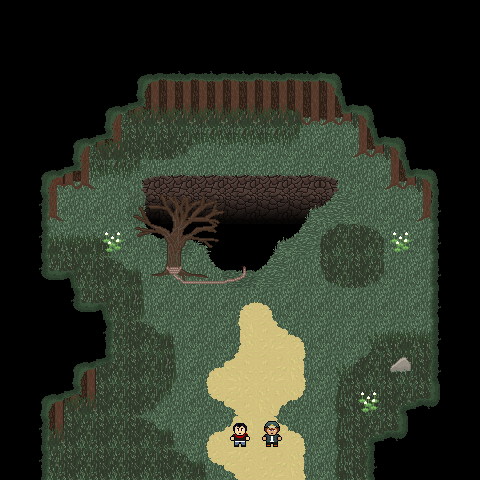

This is a level from a 2D game, rendered from its Tiled map with the project's own tilesets. A one-line summary and the map file follow, with tile-layer data summarised:
An orthogonal 15x15 tile map with 32x32 px tiles, 7 tile layers (Ground Layer, Ground Layer 2, Fauna, Player Layer, ...), 3 tilesets.

<map version="1.0" orientation="orthogonal" renderorder="right-down" width="15" height="15" tilewidth="32" tileheight="32" nextobjectid="1">
 <tileset firstgid="1" name="Ramsestileset" tilewidth="32" tileheight="32">
  <image source="../Tilesets/Ramsestileset.png" width="480" height="800" />
 </tileset>
 <tileset firstgid="376" name="Leon" tilewidth="32" tileheight="32">
  <image source="../Sprites/Leon.png" width="96" height="128" />
  <tile id="1">
   <animation>
    <frame tileid="1" duration="400" />
    <frame tileid="2" duration="400" />
    <frame tileid="1" duration="400" />
    <frame tileid="0" duration="400" />
   </animation>
  </tile>
 </tileset>
 <tileset firstgid="388" name="Veldes" tilewidth="32" tileheight="32">
  <image source="../Sprites/Veldes.png" width="192" height="256" />
  <tile id="1">
   <animation>
    <frame tileid="1" duration="400" />
    <frame tileid="2" duration="400" />
    <frame tileid="1" duration="400" />
    <frame tileid="0" duration="400" />
   </animation>
  </tile>
 </tileset>
 <layer name="Ground Layer" width="15" height="15">
  <data>[225 cells, 225 non-empty, 5 distinct tile ids]</data>
 </layer>
 <layer name="Ground Layer 2" width="15" height="15">
  <data>[225 cells, 103 non-empty, 24 distinct tile ids]</data>
 </layer>
 <layer name="Fauna" width="15" height="15">
  <data>[225 cells, 13 non-empty, 8 distinct tile ids]</data>
 </layer>
 <layer name="Player Layer" width="15" height="15">
  <data>[225 cells, 2 non-empty, 2 distinct tile ids]</data>
 </layer>
 <layer name="Wall Layer" width="15" height="15" opacity="0.9">
  <data>[225 cells, 42 non-empty, 8 distinct tile ids]</data>
 </layer>
 <layer name="Wall Decoration" width="15" height="15">
  <data>[225 cells, 9 non-empty, 2 distinct tile ids]</data>
 </layer>
 <layer name="Above Layer" width="15" height="15">
  <data>[225 cells, 130 non-empty, 17 distinct tile ids]</data>
 </layer>
</map>